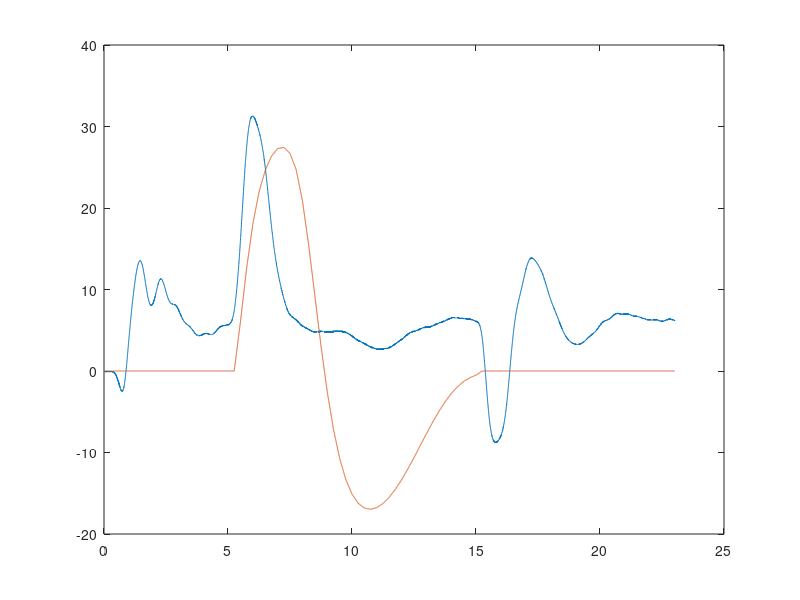

Reproduce this figure in MATLAB. (Note: this script raises an error after producing the figure.)
%task104_template;

data1 = load('task104.mat');
data1 = data1.var;

t = data1(1, :);

e_measured = data1(2, :);
e_opt = data1(3, :);

lambda_measured = data1(4, :);
lambda_opt = data1(5, :);

p_measured = data1(6, :);
p_opt = data1(7, :);

%Plot e

% figure(1)
% plot(t, e_measured);
% hold on;
% plot(t, e_opt);
% hold on;
% %plot(-c);
% hold on;
% legend('e_{measured}', 'e_{optimal}');
% xlabel('Time [sec]');
% ylabel('Elevation [deg]');
% xlim([0, 22]);
% print -depsc task104_e

% 
% % %Plot lambda
% figure(2)
% plot(t, lambda_measured);
% hold on;
% plot(t, lambda_opt);
% hold on;
% legend('\lambda_{measured}', '\lambda_{optimal}');
% xlabel('Time [sec]');
% ylabel('Travel [deg]');
% xlim([0, 22]);
% print -depsc task104_travel
% % 
% % %Plot p
figure(3)
plot(t, p_measured);
hold on;
plot(t, p_opt);
hold on;
yline(rad2deg((30*pi)/180),'-.b' );
hold on;
yline(-rad2deg((30*pi)/180),'-.b' );
hold on;
legend('p_{measured}', 'p_{optimal}', 'p_{constraint}');
xlabel('Time [sec]');
ylabel('Pitch [deg]');
xlim([0, 22]);
ylim([-35, 35]);
print -depsc task104_p